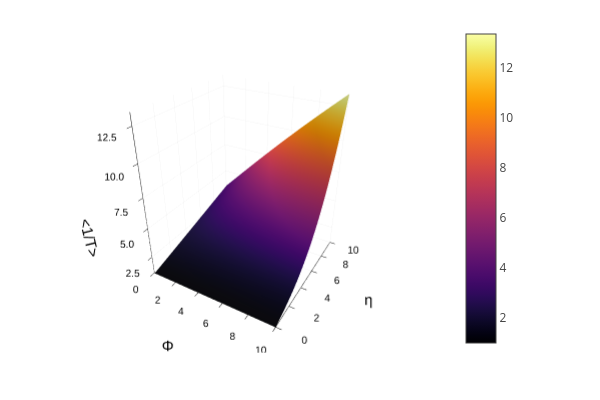

The code cell stored with this chart in its notebook:
### Code cell
function z(Φ,η)
    return 0.5 * (1 + exp(-Φ/4) * (cosh(sqrt(4*η*Φ + Φ^2)/4) + ((2*η + Φ) / sqrt(4*η*Φ + Φ^2)) * sinh(sqrt(4*η*Φ + Φ^2)/4)))# parece que falta sumar una constante +c
end

plotlyjs() #imagen interactiva
Φ_vals = range(0.0, stop=10.0, length=200)
η_vals = range(0.0, stop=10.0, length=200)

# build Z as a matrix: rows -> η, cols -> Φ
Z = [ z(Φ, η) for η in η_vals, Φ in Φ_vals ]

surface(Φ_vals, η_vals, Z;
    xlabel="Φ", ylabel="η", zlabel="<1/T>")

### Figure 1 — Plotly figure (JSON) as saved in the notebook; plotly's stock layout.template omitted (floating-point values rounded to 4 significant figures; data arrays with more than 128 entries replaced by an {"elided": "..."} marker saying what was removed)
{"data": [{"colorbar": {"len": 0.9143, "title": "", "x": 0.7605, "y": 0.533}, "colorscale": {"elided": "256x2 mixed values"}, "name": "y1", "opacity": null, "scene": "scene", "showlegend": false, "showscale": true, "type": "surface", "x": {"elided": "200 float values"}, "xaxis": "x", "y": {"elided": "200 float values"}, "yaxis": "y", "z": {"elided": "200x200 float values"}, "zaxis": "z", "zmax": 13.37, "zmin": 1.0}], "layout": {"annotations": [], "height": 400, "legend": {"bgcolor": "rgba(255, 255, 255, 1.000)", "bordercolor": "rgba(0, 0, 0, 1.000)", "borderwidth": 1, "font": {"color": "rgba(0, 0, 0, 1.000)", "family": "sans-serif", "size": 11}, "title": {"font": {"color": "rgba(0, 0, 0, 1.000)", "family": "sans-serif", "size": 15}, "text": ""}, "tracegroupgap": 0, "traceorder": "normal", "x": 1, "xanchor": "auto", "y": 1, "yanchor": "auto"}, "margin": {"b": 20, "l": 0, "r": 0, "t": 20}, "paper_bgcolor": "rgba(255, 255, 255, 1.000)", "plot_bgcolor": "rgba(255, 255, 255, 1.000)", "scene": {"camera": {"eye": {"x": 1.126, "y": -1.95, "z": 1.3}, "projection": "orthographic"}, "domain": {"x": [0.06165, 0.7605], "y": [0.07581, 0.9902]}, "xaxis": {"gridcolor": "rgba(0, 0, 0, 0.100)", "gridwidth": 0.5, "linecolor": "rgba(0, 0, 0, 1.000)", "mirror": false, "range": [0, 10], "showgrid": true, "showline": true, "showticklabels": true, "tickangle": 0, "tickcolor": "rgb(0, 0, 0)", "tickfont": {"color": "rgba(0, 0, 0, 1.000)", "family": "sans-serif", "size": 11}, "tickmode": "array", "ticks": "inside", "ticktext": ["0", "2", "4", "6", "8", "10"], "tickvals": [0, 2, 4, 6, 8, 10], "title": "Φ", "titlefont": {"color": "rgba(0, 0, 0, 1.000)", "family": "sans-serif", "size": 15}, "type": "-", "visible": true, "zeroline": false, "zerolinecolor": "rgba(0, 0, 0, 1.000)"}, "yaxis": {"gridcolor": "rgba(0, 0, 0, 0.100)", "gridwidth": 0.5, "linecolor": "rgba(0, 0, 0, 1.000)", "mirror": false, "range": [0, 10], "showgrid": true, "showline": true, "showticklabels": true, "tickangle": 0, "tickcolor": "rgb(0, 0, 0)", "tickfont": {"color": "rgba(0, 0, 0, 1.000)", "family": "sans-serif", "size": 11}, "tickmode": "array", "ticks": "inside", "ticktext": ["0", "2", "4", "6", "8", "10"], "tickvals": [0, 2, 4, 6, 8, 10], "title": "η", "titlefont": {"color": "rgba(0, 0, 0, 1.000)", "family": "sans-serif", "size": 15}, "type": "-", "visible": true, "zeroline": false, "zerolinecolor": "rgba(0, 0, 0, 1.000)"}, "zaxis": {"gridcolor": "rgba(0, 0, 0, 0.100)", "gridwidth": 0.5, "linecolor": "rgba(0, 0, 0, 1.000)", "mirror": false, "range": [1.0, 13.37], "showgrid": true, "showline": true, "showticklabels": true, "tickangle": 0, "tickcolor": "rgb(0, 0, 0)", "tickfont": {"color": "rgba(0, 0, 0, 1.000)", "family": "sans-serif", "size": 11}, "tickmode": "array", "ticks": "inside", "ticktext": ["2.5", "5.0", "7.5", "10.0", "12.5"], "tickvals": [2.5, 5, 7.5, 10, 12.5], "title": "<1/T>", "titlefont": {"color": "rgba(0, 0, 0, 1.000)", "family": "sans-serif", "size": 15}, "type": "-", "visible": true, "zeroline": false, "zerolinecolor": "rgba(0, 0, 0, 1.000)"}}, "showlegend": true, "width": 600}}
